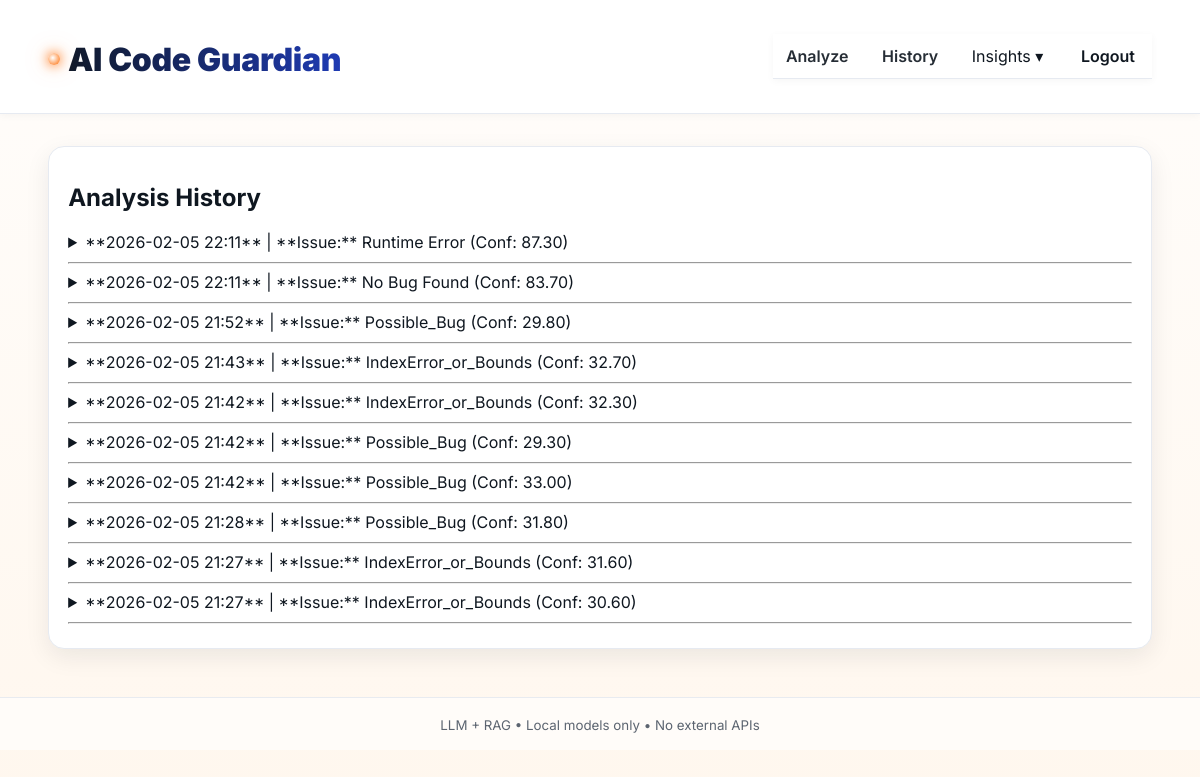
Page /history (signed in) on the committed database.
### app.py (models this page shows)
class History(db.Model):
    id = db.Column(db.Integer, primary_key=True)
    timestamp = db.Column(db.DateTime, default=datetime.utcnow, index=True)
    code_snippet = db.Column(db.Text, nullable=False)
    issue_type = db.Column(db.String(128))
    root_cause = db.Column(db.Text)
    confidence = db.Column(db.Float)
    user_id = db.Column(db.Integer, db.ForeignKey("user.id"), nullable=False, index=True)

### app.py (the view)
@app.get("/history")
@login_required
def history_route():
    entries = db.session.execute(
        db.select(History)
          .where(History.user_id == current_user.id)
          .order_by(History.timestamp.desc())
          .limit(10)
    ).scalars()
    return render_template("history.html", entries=entries)

### app.py (called while the page is built)
@login_manager.user_loader
def load_user(user_id):
    try:
        return db.session.get(User, int(user_id))
    except Exception:
        return User.query.get(int(user_id))

### templates/history.html (shortened to what this page needs)
{% extends "layout.html" %}
{% block content %}
<section class="card">
  <h2>Analysis History</h2>
  {% for entry in entries %}
    <details style="margin-bottom: 10px;">
      <summary>
        **{{ entry.timestamp.strftime('%Y-%m-%d %H:%M') }}** |
        **Issue:** {{ entry.issue_type }}
        (Conf: {{ "%.2f"|format(entry.confidence) }})
      </summary>
    </details>
    <hr>
  {% else %}
    <p>No analysis history found.</p>
  {% endfor %}
</section>
{% endblock %}

### static/style.css (style rules this page uses)
:root { --brand-1: #ff6a00; --brand-2: #ffb200; --brand-3: #ff7f36; --shell-bg: #0d1117; --shell-panel: rgba(255,255,255,.06); --shell-border: rgba(255,255,255,.14); --cream: #fff7ee; --cream-ink: #0f1720; --cream-border: #ffe3c3; --text: #eef2ff; --muted: #b9c3d8; --ink: #0f1720; --ink-muted: #3f4b59; --r-lg: 16px; --r-md: 12px; --r-sm: 10px; --shadow-1: 0 8px 24px rgba(0,0,0,.18); --shadow-2: 0 18px 48px rgba(0,0,0,.28); --shadow-warm-1: 0 8px 24px rgba(255,165,100,.15); --shadow-warm-2: 0 24px 60px rgba(255,165,100,.25); --wrap: min(1120px, 92%); }
* { box-sizing:border-box }
html, body { height:100% }
html { scroll-behavior:smooth }
body { margin:0; font-family: Inter, system-ui, Segoe UI, Roboto, Arial, sans-serif; color: var(--text); background: var(--shell-bg); -webkit-font-smoothing: antialiased; -moz-osx-font-smoothing: grayscale; }
.card { background: var(--shell-panel); border:1px solid var(--shell-border); border-radius: var(--r-lg); padding: 1rem 1.2rem; box-shadow: var(--shadow-1); }
:root { --lx-wrap: min(1140px, 92%); --lx-blue-1:#2b56d6; --lx-blue-2:#274fc7; --lx-ink:#0f1720; --lx-muted:#5b6b7f; --lx-orange:#ff6a00; --lx-gold:#ffb200; --lx-cream:#fff7ee; --lx-cream-border:#ffe3c3; --lx-border:#e6eaf1; --lx-paper:#ffffff; --lx-alt:#f6f8fb; --lx-r-lg:16px; --lx-r-md:12px; --lx-shadow-1:0 8px 22px rgba(16,24,40,.08); --lx-shadow-2:0 18px 46px rgba(16,24,40,.12); --lx-shadow-warm-1:0 10px 26px rgba(255,165,100,.18); --lx-shadow-warm-2:0 22px 56px rgba(255,165,100,.28); }
body { background:#fff; color:var(--lx-ink); }
body { background: linear-gradient(180deg, #fffdfb 0%, #fff7ee 100%) !important; color: #0f1720 !important; }
.card, .auth-card, .authPro-box { background: #ffffff !important; border: 1px solid #e6eaf1 !important; box-shadow: 0 8px 24px rgba(16, 24, 40, 0.08) !important; color: #0f1720 !important; }
input, textarea, select, .card, .authPro, .auth-card { background-image: none !important; }

### rows in the picture
History: timestamp "2026-02-05 22:11", issue_type "Runtime Error", confidence "87.30"
History: timestamp "2026-02-05 22:11", issue_type "No Bug Found", confidence "83.70"
History: timestamp "2026-02-05 21:52", issue_type "Possible_Bug", confidence "29.80"
History: timestamp "2026-02-05 21:43", issue_type "IndexError_or_Bounds", confidence "32.70"
History: timestamp "2026-02-05 21:42", issue_type "IndexError_or_Bounds", confidence "32.30"
History: timestamp "2026-02-05 21:42", issue_type "Possible_Bug", confidence "29.30"
History: timestamp "2026-02-05 21:42", issue_type "Possible_Bug", confidence "33.00"
History: timestamp "2026-02-05 21:28", issue_type "Possible_Bug", confidence "31.80"
History: timestamp "2026-02-05 21:27", issue_type "IndexError_or_Bounds", confidence "31.60"
History: timestamp "2026-02-05 21:27", issue_type "IndexError_or_Bounds", confidence "30.60"
